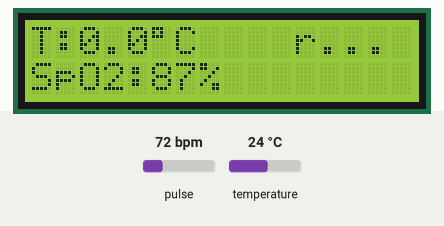
Simulated run of this sketch. Board: Arduino Uno, built with avr-gcc and run on an emulated ATmega328P. Shown: 16×2 character LCD. The inputs (shaded band) are chosen by the test bench; at power-on: temperature 24 °C, pulse 72 bpm. What the sketch prints to the serial monitor is not drawn.

Above: at 2.4 s.
2.5 s: temperature set to 12 °C
At 3.8 s:
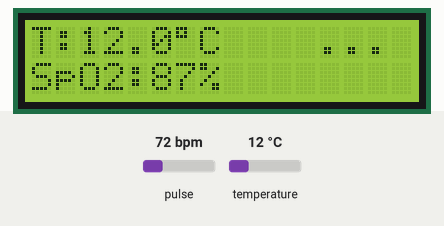
4.3 s: temperature set to 19 °C
At 5.8 s:
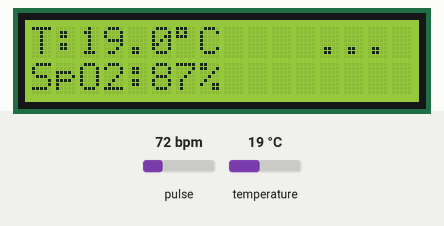
6.3 s: temperature set to 28 °C
At 7.8 s:
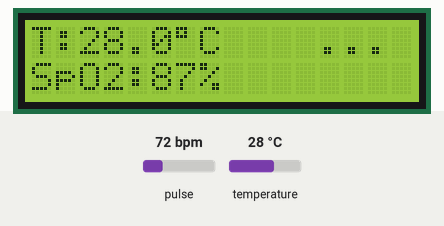
Timing chart, 0 to 9.3 s (numbered marks = the images above; inputs shaded):
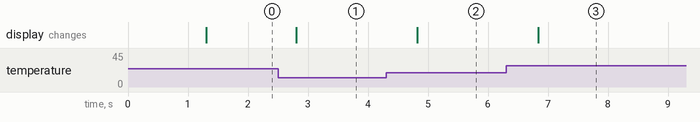

Measured:
- after the input at 2.5 s, the display: changes after 0.31 s (image 1)
- after the input at 4.3 s, the display: changes after 0.52 s (image 2)
- after the input at 6.3 s, the display: changes after 0.53 s (image 3)

The sketch:

Arduino.ino
```cpp
#include <Wire.h>
#include <LiquidCrystal.h>
#include <OneWire.h>
#include <DallasTemperature.h>
#include "MAX30105.h"

// ---------------- LCD ----------------
LiquidCrystal lcd(12, 11, 5, 4, 3, 2);

// ---------------- DS18B20 (temperature) ----------------
#define ONE_WIRE_BUS 9
OneWire oneWire(ONE_WIRE_BUS);
DallasTemperature tempSensor(&oneWire);

// ---------------- MAX30102 (SpO2/HR) ----------------
MAX30105 particleSensor;

// ---------------- State ----------------
float bodyTemp = 0.0;
int spo2 = 0;

unsigned long lastDisplay = 0;
unsigned long lastTempRead = 0;
unsigned long lastSend = 0;

const int fingerThreshold = 15000;

void setup() {
  Serial.begin(9600);   // Data line to ESP

  lcd.begin(16, 2);
  lcd.print("Initializing...");
  delay(1200);

  tempSensor.begin();

  Wire.begin();
  if (!particleSensor.begin(Wire, I2C_SPEED_FAST)) {
    lcd.clear();
    lcd.print("MAX30102 ERROR");
    while (1);
  }

  particleSensor.setup();
  particleSensor.setPulseAmplitudeRed(0x3F);
  particleSensor.setPulseAmplitudeIR(0x3F);
  particleSensor.setPulseAmplitudeGreen(0);

  lcd.clear();
  lcd.print("Place finger...");
}

void loop() {
  unsigned long now = millis();

  // ----- Temperature (every 2s) -----
  if (now - lastTempRead > 2000) {
    lastTempRead = now;
    tempSensor.requestTemperatures();
    float t = tempSensor.getTempCByIndex(0);
    if (t > -20 && t < 60) {
      bodyTemp = t;
    }
  }

  // ----- SpO2 -----
  long ir = particleSensor.getIR();
  long red = particleSensor.getRed();

  if (ir < fingerThreshold) {
    // No finger detected
    spo2 = 0;
    if (now - lastDisplay > 300) {
      lastDisplay = now;
      lcd.setCursor(0, 0);
      lcd.print("Place finger    ");
      lcd.setCursor(0, 1);
      lcd.print("                ");
    }
    return; // skip the rest of loop() until a finger is placed
  }

  // NOTE: this ratio formula is a rough placeholder, NOT a calibrated
  // SpO2 measurement. It gives a plausible-looking number for demo
  // purposes only. Do not treat this as medically accurate.
  float ratio = (float)red / (float)ir;
  int calcSpO2 = 110 - (25 * ratio);
  if (calcSpO2 > 100) calcSpO2 = 100;
  if (calcSpO2 < 80)  calcSpO2 = 80;
  spo2 = calcSpO2;

  // ----- LCD update (every 300ms) -----
  if (now - lastDisplay > 300) {
    lastDisplay = now;

    lcd.setCursor(0, 0);
    lcd.print("T:");
    lcd.print(bodyTemp, 1);
    lcd.print((char)223); // degree symbol
    lcd.print("C    ");

    lcd.setCursor(0, 1);
    lcd.print("SpO2:");
    lcd.print(spo2);
    lcd.print("%     ");
  }

  // ----- Send to ESP (every 5s) -----
  // Protocol: *TEMP:<float>,SPO2:<int>#
  if (now - lastSend > 5000) {
    lastSend = now;

    Serial.print("*TEMP:");
    Serial.print(bodyTemp, 1);
    Serial.print(",SPO2:");
    Serial.print(spo2);
    Serial.println("#");
  }
}
```
